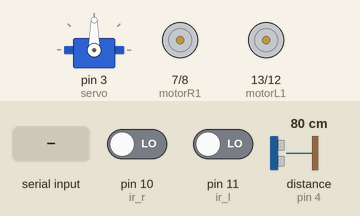
Bench run of a sketch on a simulated Arduino Uno, built with avr-gcc and run on an emulated ATmega328P. Parts: servo, motor-driver pin pairs drawn as motors (green arrow = first pin HIGH = forward, orange = second pin HIGH = backward, longer = more drive, scaled by the enable pin). The test bench sets the inputs (shaded band); at power-on: pin 10 (ir_r) LOW, pin 11 (ir_l) LOW, distance to the obstacle (sensor on pin 4) 80 cm. The echo pulse lasts 58.3 µs per cm; what the sketch prints to the serial monitor is not drawn.

Above: at 1.2 s.
1.3 s: "3" received over Serial
At 7.2 s:
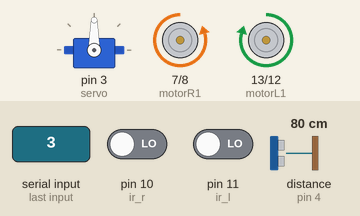
7.3 s: "0" received over Serial
At 8.3 s:
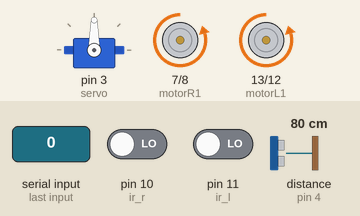
9.9 s: "1" received over Serial
At 10.7 s:
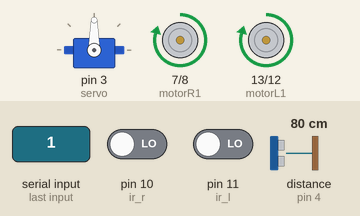
Timing chart, 0 to 12.9 s (numbered marks = the images above; inputs shaded):
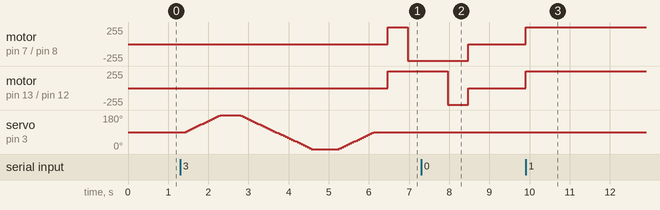

Measured:
- after the input at 1.3 s, motor on pin 7 (motorR1) / pin 8 (motorR2): stopped → forward 250/255 after 5.2 s, → backward 250/255 0.50 s later; motor on pin 13 (motorL1) / pin 12 (motorL2): stopped → forward 250/255 after 5.2 s
- after the input at 7.3 s, servo on pin 3 (servo): stays 90° (without the input it goes to 95° after 1.3 s)
- after the input at 9.9 s, motor on pin 7 (motorR1) / pin 8 (motorR2), motor on pin 13 (motorL1) / pin 12 (motorL2): stopped → forward 250/255 at once

The sketch:

line_follower_obs_detector.ino
```cpp
/*

The Original line detector and Obstacle avoider, 2 in 1, bot with bluetooth wireless feature built into it.

There are many modes of the robot:
1. line follower
2. obstacle avoider
3. line follower and obstacle avoider
4. remote control through bluetooth (through app)
5. voice control through bluetooth (through app)

*/

#include <Servo.h>

int ir_r = 10;
int ir_l = 11;
int echo = 4;
int trig = 2;
int motorR1 = 7;
int motorR2 =8;
int enR = 6;
int motorL1 = 13;
int motorL2 = 12;
int enL =5;

Servo servo;

bool state = false;
int mode = 0;

float hitDist = 45;

float duration, distance_L, distance_R, distance_F;

void setup() {
  Serial.begin(9600);

  pinMode(ir_r,INPUT);
  pinMode(ir_l,INPUT);

  pinMode(echo,INPUT);
  pinMode(trig,OUTPUT);

  pinMode(motorR1,OUTPUT);
  pinMode(motorR2,OUTPUT);

  pinMode(motorL1,OUTPUT);
  pinMode(motorL2,OUTPUT);

  pinMode(enR,OUTPUT);
  pinMode(enL,OUTPUT);

  servo.attach(3);

  analogWrite(enR, 250); // doesnot work in the ic
  analogWrite(enL, 250); // doesnot work in the ic
}

void loop() {

  while (Serial.available() > 0) {
    int data = Serial.read();

    if(data == '0'){
      state = false; // running = false
      mode = data;
      stop();
    }

    if(data == '1' || data == '2' || data == '3'){
      state = true; // running = true
      mode = data;
    }

    if (data = 'F') {
      forward();
    } else if (data == 'R') {
      steep_right();
    } else if (data == 'L') {
      steep_left();
    } else if (data == 'B') {
      back();
    }

  }

  if(state == false && mode == '0') {
    stop();
  }

  // line detector
  if(state == true && mode == '1') {

    lineFollower();

  }

  // obstacle avoider
  if(state == true && mode == '2') {

    obstacleAvoider();

  }

  // checking components
  if(state == true && mode == '3') {
    check_components();
  }

  // hybrid
  if(state == true && mode == '4') {
    hybrid();
  }
}

void check_components() {

  Serial.println("☐☐☐☐☐☐☐☐☐☐☐☐☐☐☐☐☐");
  stop();
  delay(100);
  for (int angle = 90; angle <= 180; angle += 5)  {
   servoPulse(angle);
  }
  delay(300);
  distance_R = ultrasonic_read();
  Serial.println();
  Serial.print("Distance Right= ");
  Serial.println(distance_R);
  Serial.println();
  delay(100);
  for (int angle = 180; angle >= 0; angle -= 5) {
   servoPulse(angle);
  }
  delay(500);
  distance_L = ultrasonic_read();
  Serial.println();
  Serial.print("Distance Left= ");
  Serial.println(distance_L);
  Serial.println();
  delay(100);
  for (int angle = 0; angle <= 90; angle += 5) {
   servoPulse(angle);
  }
  delay(300);
  Serial.println("☐☐☐☐☐☐☐☐☐☐☐☐☐☐☐☐☐");

  forward();
  delay(500);
  steep_right();
  delay(500);
  steep_right();
  delay(500);
  back();
  delay(500);

}

void hybrid() {
  distance_F = ultrasonic_read();

  if (distance_F <= hitDist) {
    stop();
  }

  lineFollower();
}

void obstacleAvoider() {
  distance_F = ultrasonic_read();

  if (distance_F <= hitDist) {
    stop();
    check_side();
  }
  else {
    forward();
  }
}

void lineFollower() {
    if(digitalRead(ir_r)==0 && digitalRead(ir_l)==0){
      forward();
    }

    if(digitalRead(ir_r)==1 && digitalRead(ir_l)==0){
      right();
      delay(80);
    }

    if(digitalRead(ir_r)==0 && digitalRead(ir_l)==1){
      left();
      delay(80);
    }

    if(digitalRead(ir_r)==1 && digitalRead(ir_l)==1){
      stop();

      delay(100);
    }
}

// void check_side_wheels(float distance_F) {
//   stop();
//   delay(100);

//   right();
//   delay(300);
//   stop();
//   delay(300);
//   distance_R = ultrasonic_read();
//   Serial.print("Distance Right= ");
//   Serial.println(distance_R);
//   left();
//   delay(600);
//   stop();
//   delay(300);
//   distance_L = ultrasonic_read();
//   Serial.print("Distance Left= ");
//   Serial.println(distance_L);
//   right();
//   delay(300);
//   stop();

//   if(distance_R > distance_L) {
//     steep_right();
//     delay(300);
//   }
//   if (distance_R < distance_L) {
//     steep_left();
//     delay(300);
//   }
//   if ((distance_R <= hitDist && distance_L <= hitDist) && distance_F <= hitDist) {
//     steep_right();
//     delay(1000);
//   }
// }

void check_side(){

  Serial.println("☐☐☐☐☐☐☐☐☐☐☐☐☐☐☐☐☐");
  stop();
  delay(100);
  for (int angle = 90; angle <= 180; angle += 5)  {
   servoPulse(angle);
  }
  delay(300);
  distance_R = ultrasonic_read();
  Serial.println();
  Serial.print("Distance Right= ");
  Serial.println(distance_R);
  Serial.println();
  delay(100);
  for (int angle = 180; angle >= 0; angle -= 5) {
   servoPulse(angle);
  }
  delay(500);
  distance_L = ultrasonic_read();
  Serial.println();
  Serial.print("Distance Left= ");
  Serial.println(distance_L);
  Serial.println();
  delay(100);
  for (int angle = 0; angle <= 90; angle += 5) {
   servoPulse(angle);
  }
  delay(300);
  Serial.println("☐☐☐☐☐☐☐☐☐☐☐☐☐☐☐☐☐");

  if(distance_R > distance_L) {
    steep_right();
    delay(350); // right motor is more powerfull fo less delay
  } else if (distance_R < distance_L) {
    steep_left();
    delay(500);
  } else if (distance_R <= hitDist && distance_L <= hitDist){
    steep_left();
    delay(1000);
  }

}

void servoPulse (int angle){
  servo.write(angle); //rotate arm of servo by given angle
  delay(50); // Refresh cycle of servo
}

float ultrasonic_read(){
  digitalWrite(trig, LOW);
	delayMicroseconds(2);
	digitalWrite(trig, HIGH);
	delayMicroseconds(10);
	digitalWrite(trig, LOW);

  float duration = pulseIn(echo, HIGH); // recieve signal
  float distance = (duration*.0343)/2;  // convert into cm by myltiplying bt speed of sound and dividing by 2

  return distance;
}

void forward(){
  digitalWrite(motorR1,HIGH);
  digitalWrite(motorR2,LOW);

  digitalWrite(motorL1,HIGH);
  digitalWrite(motorL2,LOW);
}

void right(){
  digitalWrite(motorR1,LOW);
  digitalWrite(motorR2,LOW);

  digitalWrite(motorL1,HIGH);
  digitalWrite(motorL2,LOW);
}

void steep_right() {
  digitalWrite(motorR1,LOW);
  digitalWrite(motorR2,HIGH);

  digitalWrite(motorL1,HIGH);
  digitalWrite(motorL2,LOW);
}

void left(){
  digitalWrite(motorR1,HIGH);
  digitalWrite(motorR2,LOW);

  digitalWrite(motorL1,LOW);
  digitalWrite(motorL2,LOW);
}

void steep_left() {
  digitalWrite(motorR1,HIGH);
  digitalWrite(motorR2,LOW);

  digitalWrite(motorL1,LOW);
  digitalWrite(motorL2,HIGH);
}

void stop(){
    digitalWrite(motorR1,LOW);
    digitalWrite(motorR2,LOW);

    digitalWrite(motorL1,LOW);
    digitalWrite(motorL2,LOW);
}

void back() {
  digitalWrite(motorR1,LOW);
  digitalWrite(motorR2,HIGH);

  digitalWrite(motorL1,LOW);
  digitalWrite(motorL2,HIGH);
}
```
